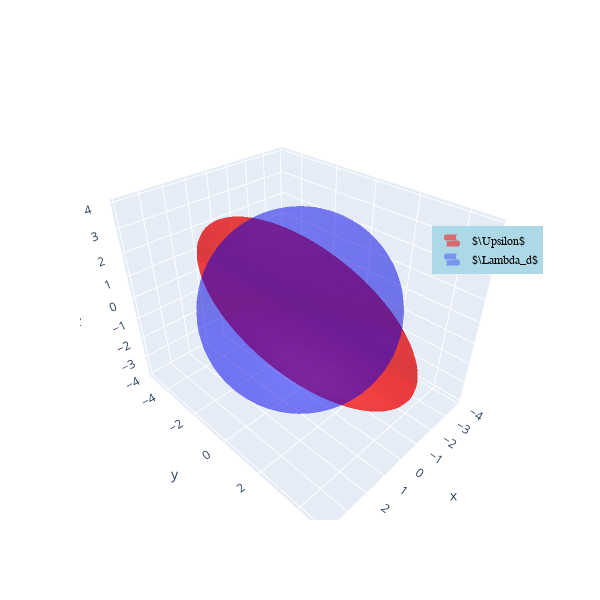

This figure's notebook cell:
### Code cell
plotEllipsoid(radii,rotation,radii2,rotation2)

### Figure 1 — Plotly figure (JSON) as saved in the notebook; plotly's stock layout.template omitted (floating-point values rounded to 4 significant figures; data arrays with more than 128 entries replaced by an {"elided": "..."} marker saying what was removed)
{"data": [{"colorscale": [[0, "red"], [1, "red"]], "name": "$\\Upsilon$", "opacity": 0.5, "showlegend": true, "showscale": false, "type": "surface", "x": {"elided": "50x50 float values"}, "y": {"elided": "50x50 float values"}, "z": {"elided": "50x50 float values"}}, {"colorscale": [[0, "blue"], [1, "blue"]], "name": "$\\Lambda_d$", "opacity": 0.3, "showlegend": true, "showscale": false, "type": "surface", "x": {"elided": "50x50 float values"}, "y": {"elided": "50x50 float values"}, "z": {"elided": "50x50 float values"}}], "layout": {"autosize": false, "height": 600, "legend": {"bgcolor": "LightBlue", "font": {"color": "black", "family": "Courier", "size": 12}, "title": {"font": {"family": "Latex"}}, "x": 0.8, "y": 0.7}, "title": {"x": 0.5, "y": 0.8}, "width": 600}}
